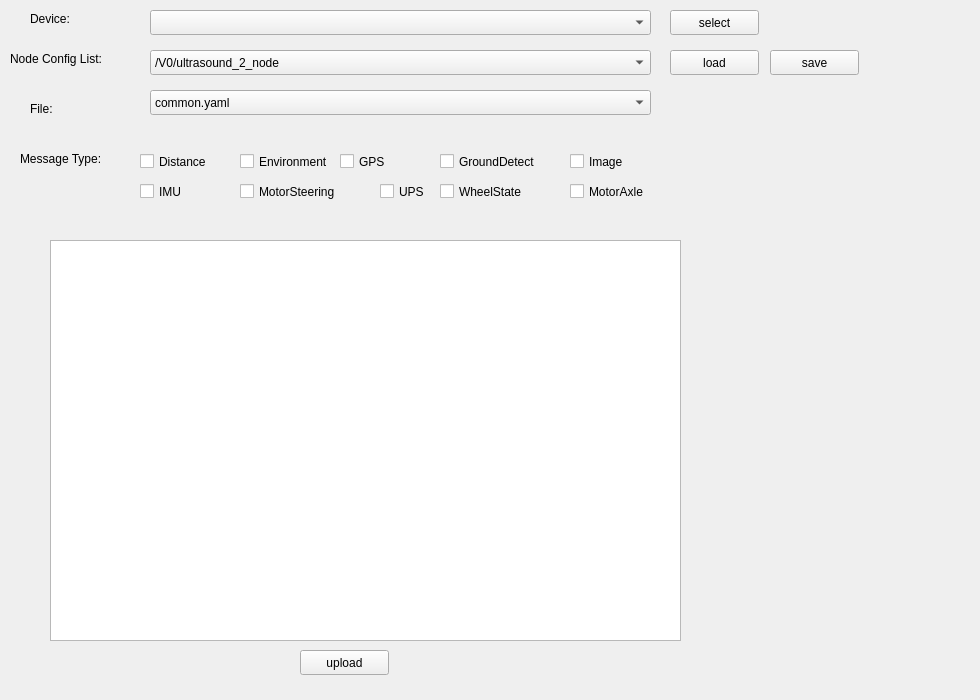
<?xml version="1.0" encoding="UTF-8"?>
<ui version="4.0">
 <class>install_common</class>
 <widget class="QWidget" name="install_common">
  <property name="geometry">
   <rect>
    <x>0</x>
    <y>0</y>
    <width>980</width>
    <height>700</height>
   </rect>
  </property>
  <property name="windowTitle">
   <string>Form</string>
  </property>
  <widget class="QLabel" name="label">
   <property name="geometry">
    <rect>
     <x>20</x>
     <y>150</y>
     <width>121</width>
     <height>17</height>
    </rect>
   </property>
   <property name="text">
    <string>Message Type:</string>
   </property>
  </widget>
  <widget class="QLabel" name="label_2">
   <property name="geometry">
    <rect>
     <x>30</x>
     <y>10</y>
     <width>67</width>
     <height>17</height>
    </rect>
   </property>
   <property name="text">
    <string>Device:</string>
   </property>
  </widget>
  <widget class="QComboBox" name="comboBox">
   <property name="geometry">
    <rect>
     <x>150</x>
     <y>10</y>
     <width>501</width>
     <height>25</height>
    </rect>
   </property>
  </widget>
  <widget class="QCheckBox" name="checkBox_4">
   <property name="geometry">
    <rect>
     <x>440</x>
     <y>150</y>
     <width>121</width>
     <height>23</height>
    </rect>
   </property>
   <property name="text">
    <string>GroundDetect</string>
   </property>
  </widget>
  <widget class="QCheckBox" name="checkBox">
   <property name="geometry">
    <rect>
     <x>140</x>
     <y>150</y>
     <width>92</width>
     <height>23</height>
    </rect>
   </property>
   <property name="text">
    <string>Distance</string>
   </property>
  </widget>
  <widget class="QCheckBox" name="checkBox_2">
   <property name="geometry">
    <rect>
     <x>240</x>
     <y>150</y>
     <width>92</width>
     <height>23</height>
    </rect>
   </property>
   <property name="text">
    <string>Environment</string>
   </property>
  </widget>
  <widget class="QCheckBox" name="checkBox_5">
   <property name="geometry">
    <rect>
     <x>570</x>
     <y>150</y>
     <width>92</width>
     <height>23</height>
    </rect>
   </property>
   <property name="text">
    <string>Image</string>
   </property>
  </widget>
  <widget class="QCheckBox" name="checkBox_3">
   <property name="geometry">
    <rect>
     <x>340</x>
     <y>150</y>
     <width>92</width>
     <height>23</height>
    </rect>
   </property>
   <property name="text">
    <string>GPS</string>
   </property>
  </widget>
  <widget class="QCheckBox" name="checkBox_10">
   <property name="geometry">
    <rect>
     <x>570</x>
     <y>180</y>
     <width>92</width>
     <height>23</height>
    </rect>
   </property>
   <property name="text">
    <string>MotorAxle</string>
   </property>
  </widget>
  <widget class="QCheckBox" name="checkBox_7">
   <property name="geometry">
    <rect>
     <x>240</x>
     <y>180</y>
     <width>121</width>
     <height>23</height>
    </rect>
   </property>
   <property name="text">
    <string>MotorSteering</string>
   </property>
  </widget>
  <widget class="QCheckBox" name="checkBox_8">
   <property name="geometry">
    <rect>
     <x>380</x>
     <y>180</y>
     <width>61</width>
     <height>23</height>
    </rect>
   </property>
   <property name="text">
    <string>UPS</string>
   </property>
  </widget>
  <widget class="QCheckBox" name="checkBox_6">
   <property name="geometry">
    <rect>
     <x>140</x>
     <y>180</y>
     <width>92</width>
     <height>23</height>
    </rect>
   </property>
   <property name="text">
    <string>IMU</string>
   </property>
  </widget>
  <widget class="QCheckBox" name="checkBox_9">
   <property name="geometry">
    <rect>
     <x>440</x>
     <y>180</y>
     <width>111</width>
     <height>23</height>
    </rect>
   </property>
   <property name="text">
    <string>WheelState</string>
   </property>
  </widget>
  <widget class="QLabel" name="label_3">
   <property name="geometry">
    <rect>
     <x>10</x>
     <y>50</y>
     <width>131</width>
     <height>17</height>
    </rect>
   </property>
   <property name="text">
    <string>Node Config List:</string>
   </property>
  </widget>
  <widget class="QComboBox" name="comboBox_2">
   <property name="geometry">
    <rect>
     <x>150</x>
     <y>50</y>
     <width>501</width>
     <height>25</height>
    </rect>
   </property>
   <item>
    <property name="text">
     <string>/V0/ultrasound_2_node</string>
    </property>
   </item>
   <item>
    <property name="text">
     <string>/V0/ultrasound_3_node</string>
    </property>
   </item>
   <item>
    <property name="text">
     <string>/V0/ultrasound_4_node</string>
    </property>
   </item>
   <item>
    <property name="text">
     <string>/V0/ultrasound_5_node</string>
    </property>
   </item>
   <item>
    <property name="text">
     <string>/V0/ultrasound_6_node</string>
    </property>
   </item>
   <item>
    <property name="text">
     <string>/V0/ultrasound_7_node</string>
    </property>
   </item>
   <item>
    <property name="text">
     <string>/V0/zed_0_node</string>
    </property>
   </item>
   <item>
    <property name="text">
     <string>/V0/zed_1_node</string>
    </property>
   </item>
   <item>
    <property name="text">
     <string>/V0/zed_3_node</string>
    </property>
   </item>
   <item>
    <property name="text">
     <string>/V0/zed_4_node</string>
    </property>
   </item>
   <item>
    <property name="text">
     <string>/V0/zed_5_node</string>
    </property>
   </item>
   <item>
    <property name="text">
     <string>/V0/webcam_0_node</string>
    </property>
   </item>
   <item>
    <property name="text">
     <string>/V0/webcam_1_node</string>
    </property>
   </item>
   <item>
    <property name="text">
     <string>/V0/webcam_2_node</string>
    </property>
   </item>
   <item>
    <property name="text">
     <string>/V0/webcam_3_node</string>
    </property>
   </item>
   <item>
    <property name="text">
     <string>/V0/webcam_4_node</string>
    </property>
   </item>
   <item>
    <property name="text">
     <string>/V0/webcam_5_node</string>
    </property>
   </item>
   <item>
    <property name="text">
     <string>/V0/chassis_steering_1_node</string>
    </property>
   </item>
   <item>
    <property name="text">
     <string>/V0/chassis_steering_2_node</string>
    </property>
   </item>
   <item>
    <property name="text">
     <string>/V0/chassis_steering_3_node</string>
    </property>
   </item>
   <item>
    <property name="text">
     <string>/V0/chassis_steering_4_node</string>
    </property>
   </item>
   <item>
    <property name="text">
     <string>/V0/chassis_steering_5_node</string>
    </property>
   </item>
   <item>
    <property name="text">
     <string>/V0/chassis_steering_6_node</string>
    </property>
   </item>
   <item>
    <property name="text">
     <string>/V0/chassis_steering_7_node</string>
    </property>
   </item>
   <item>
    <property name="text">
     <string>/V0/chassis_battery_0_node</string>
    </property>
   </item>
   <item>
    <property name="text">
     <string>/V0/chassis_battery_1_node</string>
    </property>
   </item>
   <item>
    <property name="text">
     <string>/V0/chassis_battery_2_node</string>
    </property>
   </item>
   <item>
    <property name="text">
     <string>/V0/chassis_battery_3_node</string>
    </property>
   </item>
   <item>
    <property name="text">
     <string>/V0/chassis_battery_4_node</string>
    </property>
   </item>
   <item>
    <property name="text">
     <string>/V0/chassis_battery_5_node</string>
    </property>
   </item>
   <item>
    <property name="text">
     <string>/V0/chassis_battery_6_node</string>
    </property>
   </item>
   <item>
    <property name="text">
     <string>/V0/chassis_battery_7_node</string>
    </property>
   </item>
   <item>
    <property name="text">
     <string>/V0/chassis_battery_8_node</string>
    </property>
   </item>
   <item>
    <property name="text">
     <string>/V0/chassis_battery_9_node</string>
    </property>
   </item>
   <item>
    <property name="text">
     <string>/V0/controlserver_0_node</string>
    </property>
   </item>
   <item>
    <property name="text">
     <string>/V0/rfcomm_0_node</string>
    </property>
   </item>
   <item>
    <property name="text">
     <string>/V0/rfcomm_1_node</string>
    </property>
   </item>
   <item>
    <property name="text">
     <string>/V0/grounddetect_0_node</string>
    </property>
   </item>
   <item>
    <property name="text">
     <string>/V0/grounddetect_1_node</string>
    </property>
   </item>
   <item>
    <property name="text">
     <string>/V0/grounddetect_2_node</string>
    </property>
   </item>
   <item>
    <property name="text">
     <string>/V0/grounddetect_3_node</string>
    </property>
   </item>
   <item>
    <property name="text">
     <string>/V0/qosserver_0_node</string>
    </property>
   </item>
   <item>
    <property name="text">
     <string>/V0/safetyserver_0_node</string>
    </property>
   </item>
   <item>
    <property name="text">
     <string>/V0/timesyncserver_0_node</string>
    </property>
   </item>
   <item>
    <property name="text">
     <string>/V0/dataserver_0_node</string>
    </property>
   </item>
  </widget>
  <widget class="QPushButton" name="pushButton">
   <property name="geometry">
    <rect>
     <x>670</x>
     <y>10</y>
     <width>89</width>
     <height>25</height>
    </rect>
   </property>
   <property name="text">
    <string>select</string>
   </property>
  </widget>
  <widget class="QTextEdit" name="textEdit">
   <property name="geometry">
    <rect>
     <x>50</x>
     <y>240</y>
     <width>631</width>
     <height>401</height>
    </rect>
   </property>
  </widget>
  <widget class="QPushButton" name="pushButton_2">
   <property name="geometry">
    <rect>
     <x>300</x>
     <y>650</y>
     <width>89</width>
     <height>25</height>
    </rect>
   </property>
   <property name="text">
    <string>upload</string>
   </property>
  </widget>
  <widget class="QLabel" name="label_4">
   <property name="geometry">
    <rect>
     <x>30</x>
     <y>100</y>
     <width>67</width>
     <height>17</height>
    </rect>
   </property>
   <property name="text">
    <string>File:</string>
   </property>
  </widget>
  <widget class="QComboBox" name="comboBox_3">
   <property name="geometry">
    <rect>
     <x>150</x>
     <y>90</y>
     <width>501</width>
     <height>25</height>
    </rect>
   </property>
   <item>
    <property name="text">
     <string>common.yaml</string>
    </property>
   </item>
   <item>
    <property name="text">
     <string>service.json</string>
    </property>
   </item>
  </widget>
  <widget class="QPushButton" name="pushButton_3">
   <property name="geometry">
    <rect>
     <x>670</x>
     <y>50</y>
     <width>89</width>
     <height>25</height>
    </rect>
   </property>
   <property name="text">
    <string>load</string>
   </property>
  </widget>
  <widget class="QPushButton" name="pushButton_4">
   <property name="geometry">
    <rect>
     <x>770</x>
     <y>50</y>
     <width>89</width>
     <height>25</height>
    </rect>
   </property>
   <property name="text">
    <string>save</string>
   </property>
  </widget>
 </widget>
 <resources/>
 <connections/>
</ui>
